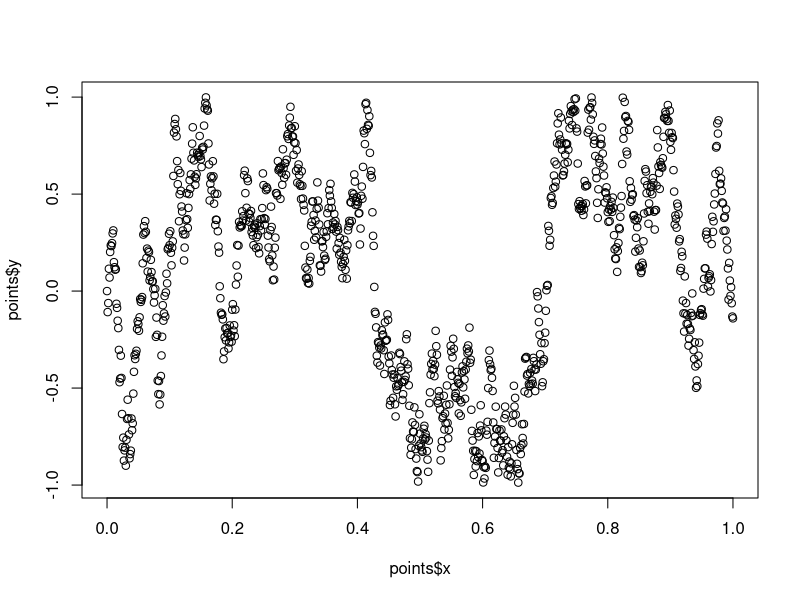
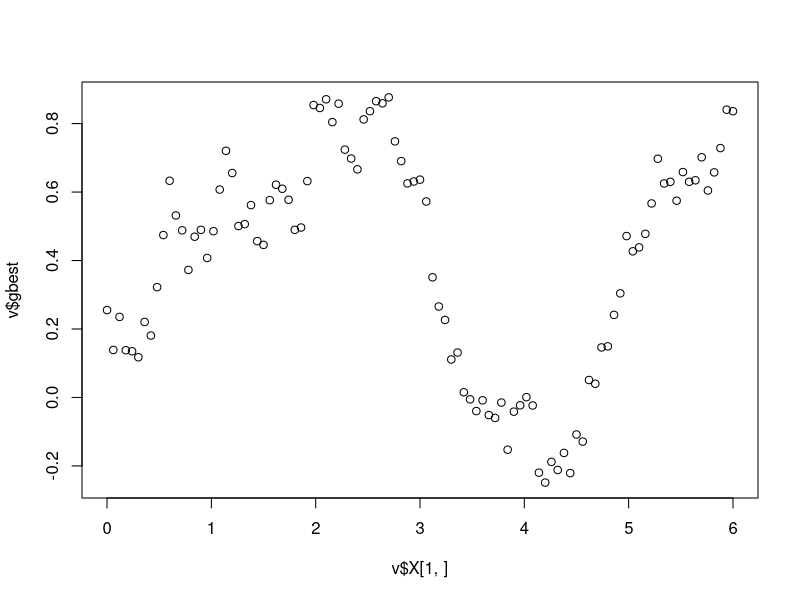

Recreate these plots in R, in order.
## ---- chunk 1
knitr::opts_chunk$set(echo = TRUE)
## ---- chunk 2
infnorm <- function(f,g,N,a,b){
  diff <- rep(NA,N)
  s <- seq(a,b,(b-a)/N)
  for(i in 1:N){
    diff[i] <- abs(f(s[i]) - g(s[i]))
  }
  return (max(diff))
}
### might need different norms
## ---- chunk 3

wiener_process_approx_1d <- function(y0,a,b,c,d,N,delta){
  approx_wiener_sample_x <- seq(a,b,(b-a)/N)
  approx_wiener_sample_y <- rep(NA,N)
  approx_wiener_sample_y[1] <- y0
  
  for(i in 2:(N+1)){
    approx_wiener_sample_y[i] <- d
    while( (approx_wiener_sample_y[i]<=c) || (approx_wiener_sample_y[i]>=d) ){
      approx_wiener_sample_y[i] <- rnorm(1,approx_wiener_sample_y[i-1],delta)
    }
  }
  return (list(x=approx_wiener_sample_x,y=approx_wiener_sample_y))
}


points <- wiener_process_approx_1d(0,0,1,-1,1,1000,1/10)
plot(points$x,points$y)
## ---- chunk 4

PSOfunctional <- function(obj_function,
                          n_particles=20,
                          n_iter=200,
                          c1 = 0.5,
                          c2 = 0.5,
                          w =0.8,
                          a,b,c,d,N,
                          delta.init,delta.v.init,delta1.r,delta2.r,
                          ...
){
  
  
  
  X <- matrix(NA,nrow = n_iter*n_particles,ncol=N+1)
  Y <- matrix(NA,nrow = n_iter*n_particles,ncol=N+1)
  dY <- matrix(NA,nrow=n_particles,ncol=N+1)
  
  
  ## initialize positions and velocities
  for(i in 1:n_particles){
    points <- wiener_process_approx_1d(runif(1,c,d),a,b,c,d,N,delta.init)
    X[i,] <- points$x
    Y[i,] <- points$y
    dY[i,] <- wiener_process_approx_1d(0,a,b,-1,1,N,delta.v.init)$y
  }
  
  pbest <- Y[1:n_particles,]
  pbest_obj <- obj_function(x=X[1:n_particles,],y = Y[1:n_particles,])
  
  gbest <- pbest[which.min(pbest_obj),]
  gbest_obj <- min(pbest_obj)
  
  iter <- 1
  while(iter < n_iter){
    print(iter)
    ## might have to change runif to wiener function
    
    
    w1 <- wiener_process_approx_1d(runif(1),a,b,0,1,N,delta1.r)$y
    w2 <- wiener_process_approx_1d(runif(1),a,b,0,1,N,delta2.r)$y
    
    ## update velocities
    dY <- 
      w*runif(1)*dY + 
      c1*runif(1)*matrix(w1,nrow = n_particles,ncol = N+1,byrow = TRUE)*
      (pbest - Y[(n_particles*(iter-1)+1):(n_particles*iter),]) + 
      c2*runif(1)*matrix(w1,nrow = n_particles,ncol = N+1,byrow = TRUE)*
      (matrix(gbest,nrow=n_particles,ncol=N+1,byrow = TRUE) 
                   - Y[(n_particles*(iter-1)+1):(n_particles*iter),])
    
    
    ## update location
    
    
    
    
    Y[((n_particles*iter)+1):(n_particles*(iter+1)),] <-
      Y[((n_particles*(iter-1))+1):(n_particles*iter),] + dY[(1:n_particles),]
    
    
    X[((n_particles*iter)+1):(n_particles*(iter+1)),] <-
      X[((n_particles*(iter-1))+1):(n_particles*iter),]
    
    ##update objective metrics
    obj <- obj_function(x = X[((n_particles*iter)+1):(n_particles*(iter+1)),],
                        y = Y[((n_particles*iter)+1):(n_particles*(iter+1)),])
    
    print(head(obj))
    idx <- which(obj <= pbest_obj)
    print(idx)
    pbest[idx,] <- Y[idx,]
    
    pbest_obj[idx] <- obj[idx]
    
    idx <- which.min(pbest_obj)
    gbest <- pbest[idx,]
    
    print(gbest_obj)
    
    iter <- iter+1
  }
  
  
  return(list("X"=X,"Y"=Y,"gbest"=gbest,"gbest_obj"=gbest_obj))
}


## ---- chunk 5
obj_diff <- function(obj,x,y){
  return(apply(abs(obj(x)-y),1,sum))
}

sin_diff <- function(x,y) {obj_diff(sin,x,y)}

## ---- chunk 6

v <- PSOfunctional(sin_diff,a=0,b=6,c=-1.5,d=1.5,N=100,w=0.1,c1=0.9,c2=1,
                   n_particles = 200, n_iter = 2000,
                   delta.init=1/10,delta.v.init=1,delta1.r=1,delta2.r=1)
plot(v$X[1,],v$gbest)
print(v$gbest_obj)
